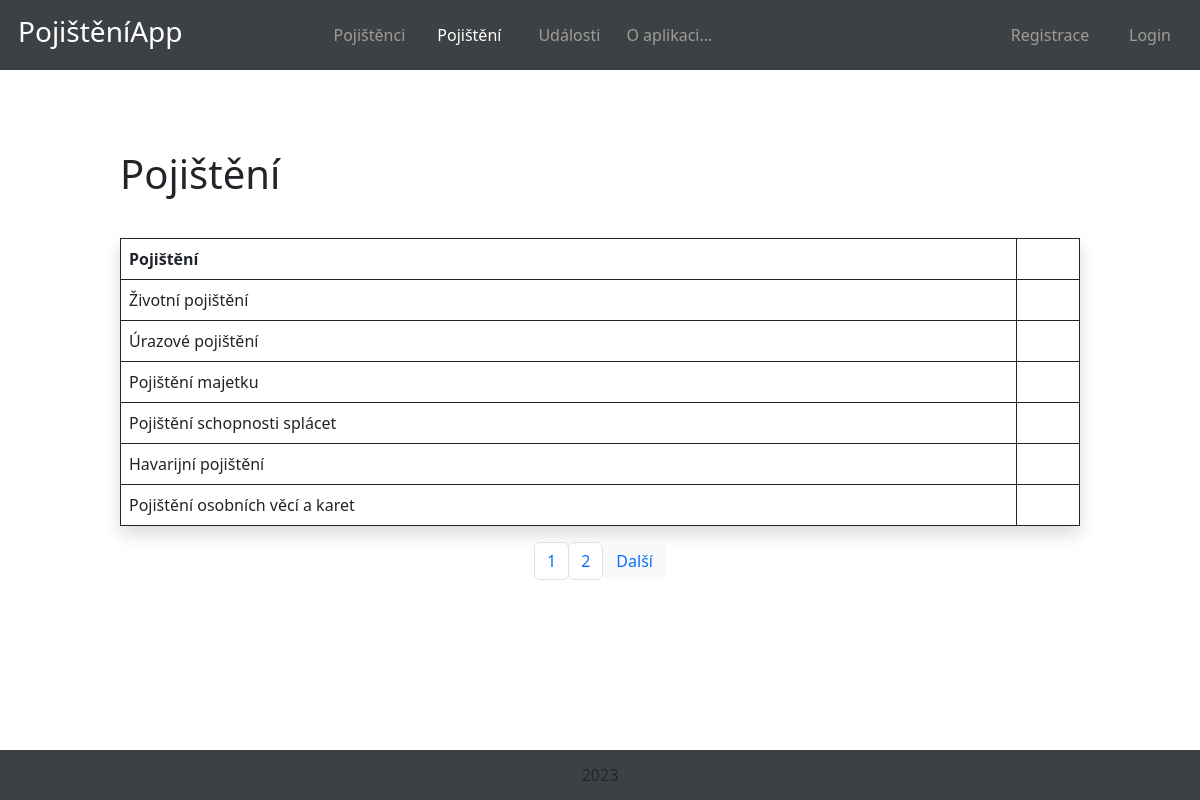
The page /pojisteni_app/pojisteni/ on the database as committed earlier.
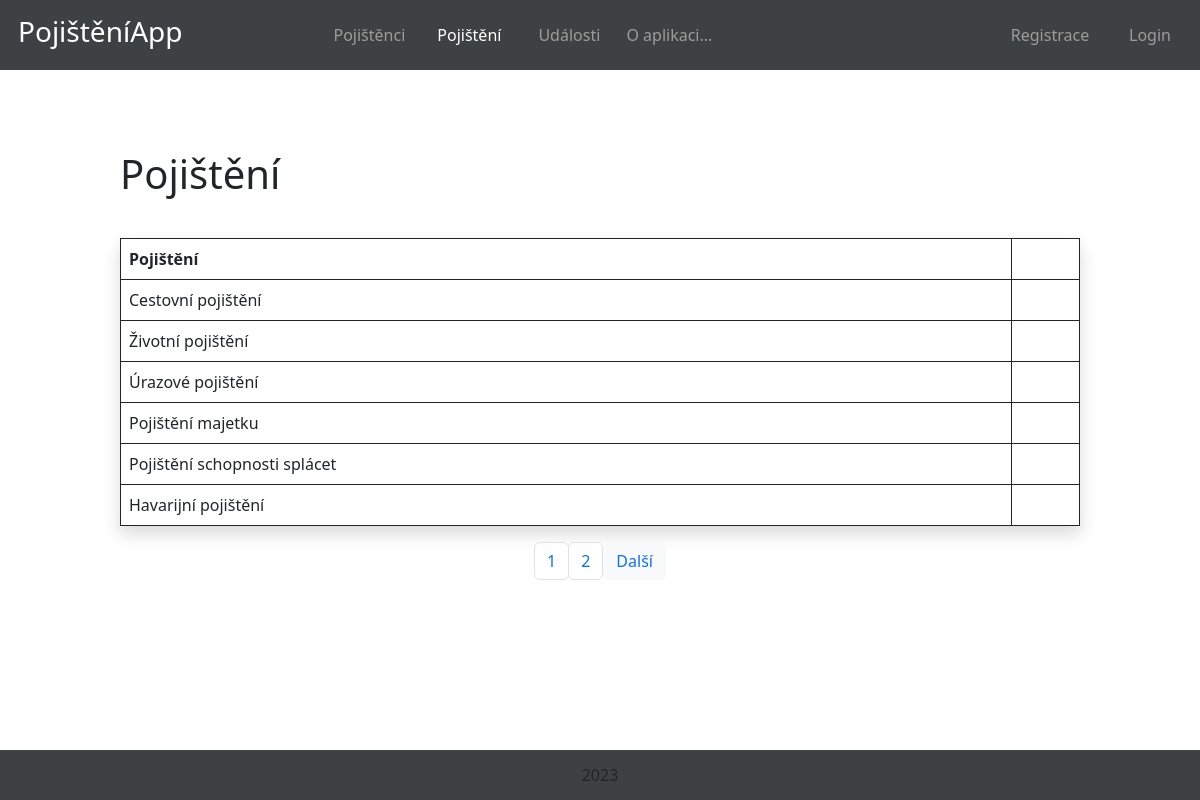
The same page on the database as committed later.
### pojisteni_app/models.py (models this page shows, shortened)
class Pojisteni(models.Model):
    typ_pojisteni = models.CharField(max_length=100)
    class Meta:
        verbose_name = "Pojištění"
        verbose_name_plural = "Pojištění"

### pojisteni_app/views.py (the view, shortened to what this page needs)
# urls.py: path("pojisteni/", views.PojisteniIndex.as_view(), name="pojisteni_index"),
class PojisteniIndex(generic.ListView):
    paginate_by = 6
    template_name = "pojisteni_app/pojisteni_index.html"
    context_object_name = "pojisteni"
    def get_queryset(self):
        queryset = Pojisteni.objects.all().order_by("-id")
        paginator = Paginator(queryset, self.paginate_by)
        page_number = self.request.GET.get('page')
        page = paginator.get_page(page_number)
        return page
    def get(self, request):
        try:
            pojisteni = self.get_queryset()
        except:
            return redirect("pojisteni_index")
        return render(request, self.template_name, {"pojisteni": pojisteni})

### pojisteni_app/templates/pojisteni_app/pojisteni_index.html (shortened to what this page needs)
{% extends "base.html" %}
{% block content %}
    <nav>
        <div class="menu">
            <div id="logo">
            <h3>PojištěníApp</h3>
            </div>
            <div class="flex_box">
                <div class="nav_item"><a href="{% url 'pojistenci_index' %}">Pojištěnci</a></div>
                <div class="nav_item"><a href="{% url 'pojisteni_index' %}" class="aktivni">Pojištění</a></div>
                <div class="nav_item"><a href="{% url 'udalosti' %}">Události</a></div>
                <div class="nav_item"><a href="{% url 'about' %}">O aplikaci...</a></div>
            </div>
            <div class="flex_box_two">
                {% if not user.is_authenticated %}<div class="nav_item_three"><a href="{% url 'registrace' %}">Registrace</a></div>{% endif %}
                {% if not user.is_authenticated %}<div class="nav_item_three"><a href="{% url 'login' %}">Login</a></div>{% endif %}
            </div>
        </div>
    </nav>
    <div class="content">
        <h1>Pojištění</h1>
    <table class="table table-bordered border-black shadow custom-table">
        <thead>
            <tr>
                <th>Pojištění</th>
                <th></th>
            </tr>
        </thead>
        <tbody>
            {% for pojistka in pojisteni %}
                <tr>
                    <td>{{ pojistka.typ_pojisteni }}</td>
                <form method="POST">
                    <td>
                    </td>
                </form>
                </tr>
            {% endfor %}
        </tbody>
        </table>
        <ul class="pagination justify-content-center">
        {% for i in pojisteni.paginator.page_range %}
          {% if page_obj.number == i %}
            <li class="page-item active"><span class="page-link">{{ i }} <span class="sr-only"></span></span></li>
          {% else %}
            <li class="page-item"><a class="page-link btn btn-light" href="?page={{ i }}">{{ i }}</a></li>
          {% endif %}
        {% endfor %}
        {% if pojisteni.has_next %}
            <li><a href="?page={{ pojisteni.next_page_number }}" class="btn btn-light text-primary">Další</a></li>
        {% endif %}
      </ul>
{% endblock %}

### pojisteni_app/templates/base.html (shortened to what this page needs)
<!DOCTYPE html>
<html lang="cs">
<head>
    {% load static %}
    <link rel="stylesheet" href="{% static 'css/style.css' %}" type="text/css">
    <link rel="stylesheet" href="{% static 'css/bootstrap.min.css' %}" type = "text/css"/>
</head>
<body>
    {% block content %}{% endblock %}
    </div>
    <footer>2023
    </footer>
</body>
</html>

### pojisteni_app/static/css/style.css (style rules this page uses)
html, body { width: 100%; height: 100%; margin: 0; }
#logo { color: white; margin-right: 10px; height: 70px; }
nav { width: 100%; height: 70px; background-color: #3e4144; color: white; }
nav .menu { max-width: auto; margin: auto; display: flex; align-items: center; justify-content: space-between; margin-left: 18px; }
.flex_box_two { width: 100%; display: flex; justify-content: flex-end; flex-wrap: nowrap; }
.flex_box_two a { text-decoration: none; color: #9C9C9A; }
.nav_item_three { height: 100px; width: 100px; text-align: center; line-height: 70px; vertical-align: middle; color: white; }
.flex_box { width: 100%; height: auto !important; display: flex; justify-content: center; margin-left: 100px; }
.flex_box a { text-decoration: none; color: #9C9C9A; }
.nav_item a.aktivni { color: white !important; }
.aktivni { color: white !important; }
.nav_item { height: 100px; width: 100px; text-align: center; line-height: 70px; vertical-align: middle; color: white; }
.content { width: 80%; margin: auto; margin-top: 80px; margin-bottom: 80px; }
footer { position: fixed; width: 100%; height: 70; background-color: #3e4144; text-align: center; line-height: 50px; vertical-align: middle; bottom: 0; }
.custom-table { margin-top: 40px !important; }
.custom-table th, td { border: 1px solid !important; }
.custom-table td, .custom-table th { border: 1px solid #ddd; padding: 8px; text-align: left; }
.custom-table tr:nth-child(even) { background-color: #f2f2f2; }
.custom-table th { background-color: #4CAF50; color: white; }

Rows that differ between the two databases and show on the page:
no longer on this page (row unchanged): Pojisteni: typ_pojisteni "Pojištění osobních věcí a karet"
added Pojisteni: typ_pojisteni "Cestovní pojištění"
